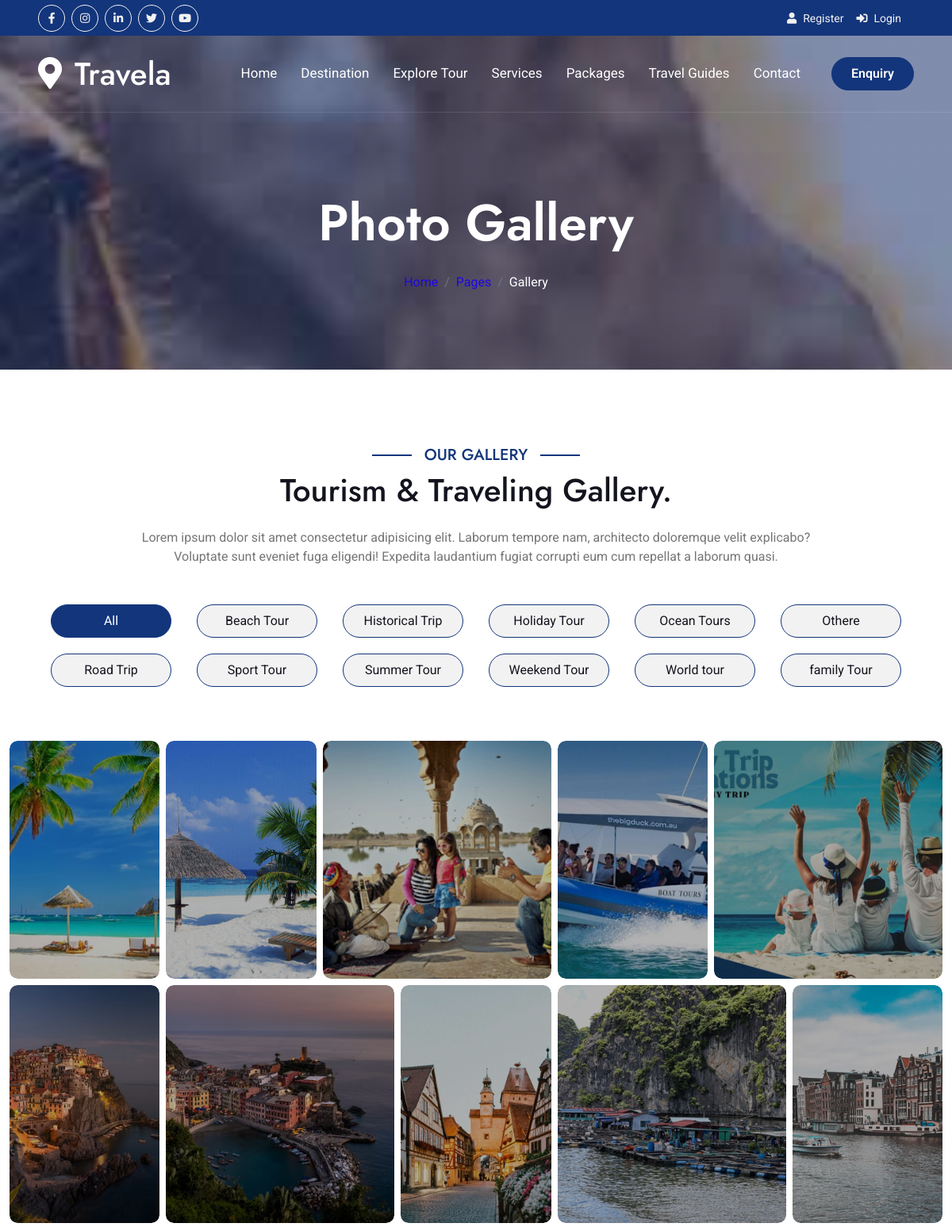
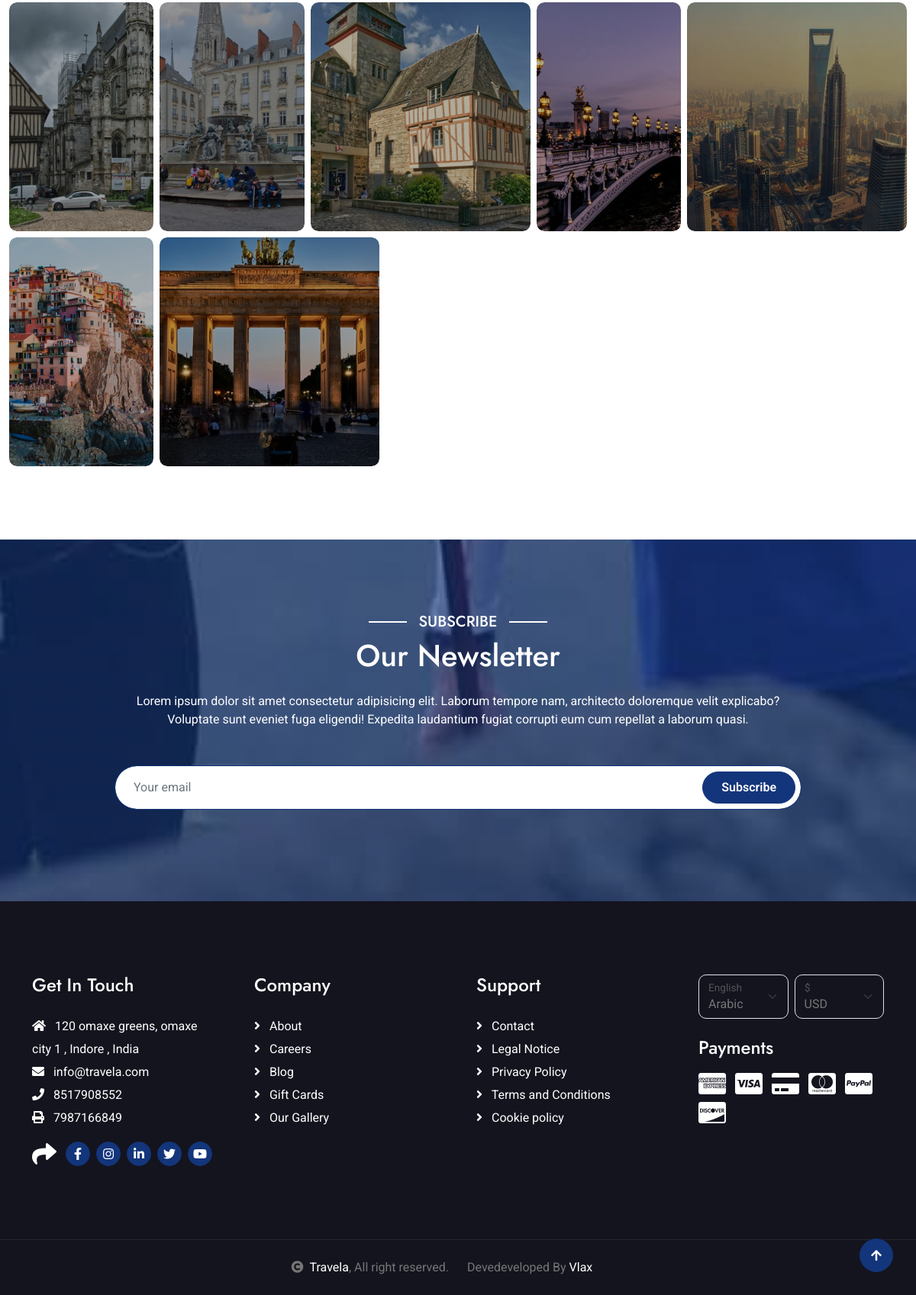
Page /gallery/ on the committed database (2 pictures, top to bottom).
### setting/models.py (models this page shows, shortened)
class SocialMediaLink(models.Model):
    social_media_title = models.CharField(max_length=50, verbose_name='Social Media Platform')
    social_media_url = models.CharField(max_length=50, verbose_name='Social Media URL')
    social_media_icon = models.CharField(max_length=50, verbose_name='Social Media icon')
    is_active = models.BooleanField(default=True)
    class Meta:
        verbose_name = 'Social Media Link'
        verbose_name_plural = 'Social Media Links'
        ordering = ['social_media_title']  # Order by platform name

class Setting(models.Model):
    site_name = models.CharField(max_length=100, verbose_name='Site Name')
    site_keywords = models.CharField(max_length=255, verbose_name='Site Keywords')
    site_email = models.EmailField(verbose_name='Site Email')
    site_hr_email = models.EmailField(verbose_name='Hr Email')
    site_phone = models.CharField(max_length=20, verbose_name='Site Phone')
    site_fax = models.CharField(max_length=20, verbose_name='Site FAX')
    site_address = models.CharField(max_length=255, verbose_name='Site Address')
    site_contry = models.CharField(max_length=255, verbose_name='Contry')
    site_city = models.CharField(max_length=255, verbose_name='City')
    site_logo = models.FileField(upload_to=logo_image_upload_path,max_length=250,null=True,default=None)
    site_description = models.TextField(verbose_name='Site Description')
    class Meta:
        verbose_name = 'Web Setting'
        verbose_name_plural = 'Website Setting'
        ordering = ['site_name']  # Order by site name

class Categories(models.Model):
    class Meta:
        verbose_name_plural = 'Category List'
        ordering = ['-created_at']
    category_name = models.CharField(max_length=100)
    category_description = models.TextField()
    category_thumbnail_image = models.FileField(upload_to=category_image_upload_path, blank=True, null=True)
    created_at = models.DateTimeField(auto_now_add=True)
    updated_at = models.DateTimeField(auto_now=True)
    is_active = models.BooleanField(default=True)

class OurGallery(models.Model):
    class Meta:
        verbose_name_plural = 'Our Gallery'
        ordering = ['-created_at']
    user = models.ForeignKey(User,on_delete=models.CASCADE,related_name='user_galleries', default=1, null=True, blank=True)
    title = models.CharField(max_length=100)
    category = models.ForeignKey(Categories, on_delete=models.SET_NULL, null=True, blank=True, related_name='categories_galleries')
    country = models.ForeignKey(Countries, on_delete=models.SET_NULL, null=True, blank=True, related_name='country_galleries')
    thumbnail_image = models.FileField(upload_to=gallery_image_upload_path, blank=True, null=True)
    created_at = models.DateTimeField(auto_now_add=True)
    updated_at = models.DateTimeField(auto_now=True)
    is_active = models.BooleanField(default=True)

### dj_19/views.py (the view)
# urls.py: path('gallery/', views.gallery, name='gallery'),
def gallery(request,category_id=None):
    categories_list = Categories.objects.filter(is_active=True).order_by('category_name')
    our_gallery = OurGallery.objects.filter(is_active=True).order_by('-created_at')
    categories_info = None
    if category_id :
        categories_info = Categories.objects.filter(id=category_id).first()
        our_gallery = OurGallery.objects.filter(category_id=category_id).order_by('-created_at')
    return render(request, 'pages/gallery.html',{'title': 'Gallery','breadcrumb_title': 'Photo Gallery','our_gallery':our_gallery,'categories_list':categories_list,'category_id':category_id,'categories_info':categories_info})

### templates/pages/gallery.html (shortened to what this page needs)
{% extends 'main_templates.html' %}
{% block content %}
{% load static %}
{% include 'include/breadcrumb.html' %}
        <div class="container-fluid gallery py-5 my-5">
            <div class="mx-auto text-center mb-5" style="max-width: 900px;">
                <h5 class="section-title px-3">Our Gallery</h5>
                {% if category_id == None  %}
                <h1 class="mb-4">Tourism & Traveling Gallery.</h1>
                <p class="mb-0">Lorem ipsum dolor sit amet consectetur adipisicing elit. Laborum tempore nam, architecto doloremque velit explicabo? Voluptate sunt eveniet fuga eligendi! Expedita laudantium fugiat corrupti eum cum repellat a laborum quasi.</p>
                {% else %}
                <h1 class="mb-4">{{categories_info.category_name}}</h1>
                <p class="mb-0">{{categories_info.category_description}}</p>
                {% endif %}
            </div>
            <div class="tab-class text-center">
                <ul class="nav nav-pills d-inline-flex justify-content-center mb-5">
                    <li class="nav-item">
                        <a class="d-flex mx-3 py-2 border border-primary bg-light rounded-pill {% if category_id == None  %} active {% endif %}"  href="{% url 'gallery' %}">
                            <span class="text-dark" style="width: 150px;">All</span>
                        </a>
                    </li>
                    {% for category_item in categories_list %}
                    <li class="nav-item">
                        <a class="d-flex py-2 mx-3 border border-primary bg-light rounded-pill {% if category_id == category_item.id  %} active {% endif %}"   href="{% url 'gallery_category_id' category_item.id %}">
                            <span class="text-dark" style="width: 150px;">{{category_item.category_name}}</span>
                        </a>
                    </li>
                    {% endfor %}
                </ul>
                <div class="tab-content">
                    <div id="GalleryTab-1" class="tab-pane fade show p-0 active">
                        <div class="row g-2">
                            {% for gallery_item in our_gallery %}
                            <div class="col-sm-6 col-md-6 col-lg-4 {% if forloop.counter0|divisibleby:10 %} col-xl-2 {% elif forloop.counter0|divisibleby:2 %} col-xl-3 {% else %} col-xl-2 {% endif %}">
                                <div class="gallery-item h-100">
                                    <img src="{{gallery_item.thumbnail_image.url}}" class="img-fluid w-100 h-100 rounded" alt="Image">
                                    <div class="gallery-content">
                                    </div>
                                </div>
                            </div>
                            {% empty %}
                            <div class="col-sm-12 col-md-12 col-lg-12">
                                    <h3>Record not found</h3>
                            </div>
                            {% endfor %}
                        </div>
                    </div>
                </div>
            </div>
        </div>
{% endblock %}

### templates/include/topbar.html (shortened to what this page needs)
<div class="container-fluid bg-primary px-5 d-none d-lg-block">
            <div class="row gx-0">
                <div class="col-lg-8 text-center text-lg-start mb-2 mb-lg-0">
                    <div class="d-inline-flex align-items-center" style="height: 45px;">
                        {% for linkInfo in social_links %}
                        <a class="btn btn-sm btn-outline-light btn-sm-square rounded-circle me-2" href="{{linkInfo.social_media_url}}" target="_blank"><i class="{{linkInfo.social_media_icon}} fw-normal"></i></a>
                        {% endfor %}
                    </div>
                </div>
                <div class="col-lg-4 text-center text-lg-end">
                    <div class="d-inline-flex align-items-center" style="height: 45px;">
                        {% if user.is_authenticated and not user.is_superuser %}
                        <div class="dropdown">
                            <a href="#" class="dropdown-toggle text-light" data-bs-toggle="dropdown"><small><i class="fa fa-home me-2"></i> Welcome , {{request.user.first_name |capfirst}} {{request.user.last_name |capfirst}} </small></a>
                            <div class="dropdown-menu rounded">
                                <a href="{% url 'dashboard' %}" class="dropdown-item"><i class="fas fa-home me-2"></i>Dashboard</a>
                                <a href="{% url 'bookingList' %}" class="dropdown-item"><i class="fas fa-comment-alt me-2"></i> Booking List</a>
                                <a href="{% url 'travelEnquiry' %}" class="dropdown-item"><i class="fas fa-question-circle me-2"></i> Travel Enquiry</a>
                                <a href="{% url 'userGallery' %}" class="dropdown-item"><i class="fas fa-camera-retro me-2"></i> Gallery</a>
                                <a href="{% url 'userProfile' %}" class="dropdown-item"><i class="fas fa-user-alt me-2"></i> My Profile</a>
                                <a href="{% url 'changePassword' %}" class="dropdown-item"><i class="fas fa-cog me-2"></i> Account Settings</a>
                                <a href="{% url 'logout' %}" class="dropdown-item"><i class="fas fa-power-off me-2"></i> Log Out</a>
                            </div>
                        </div>
                        {% else  %}
                            <a href="javascript:void(0)" data-bs-toggle="modal" data-bs-target="#myRegisterModal"><small class="me-3 text-light"><i class="fa fa-user me-2"></i>Register</small></a>
                            <a href="javascript:void(0)" data-bs-toggle="modal" data-bs-target="#myLoginModal"><small class="me-3 text-light"><i class="fa fa-sign-in-alt me-2"></i>Login</small></a>
                        {% endif %}
                    </div>
                </div>
            </div>
        </div>

### templates/include/navbar.html (shortened to what this page needs)
 <nav class="navbar navbar-expand-lg navbar-light px-4 px-lg-5 py-3 py-lg-0">
                <a href="" class="navbar-brand p-0">
                    <h1 class="m-0"><i class="fa fa-map-marker-alt me-3"></i>{{ site_name|default:'Travela & Tourism' }}</h1>
                </a>
                <div class="collapse navbar-collapse" id="navbarCollapse">
                    <div class="navbar-nav ms-auto py-0">
                        <a href="{% url 'home' %}" class="nav-item nav-link {% if request.path == '/' %} active {% endif %} ">Home</a>
                        <a href="{% url 'destination' %}" class="nav-item nav-link {% if '/destination/' in request.path  %} active {% endif %}">Destination</a>
                        <a href="{% url 'exploreTour' %}" class="nav-item nav-link {% if request.path == '/explore-tour/' %} active {% endif %}">Explore Tour</a>
                        <a href="{% url 'services' %}" class="nav-item nav-link {% if '/services/' in request.path %} active {% endif %}">Services </a>
                        <a href="{% url 'packages_list' %}" class="nav-item nav-link {% if '/packages/' in request.path %} active {% endif %}">Packages</a>
                        <a href="{% url 'travelGuides' %}" class="nav-item nav-link {% if '/guide/' in request.path or request.path == '/travel-guides/' %}active{% endif %}">Travel Guides</a>
                        <a href="{% url 'contact' %}" class="nav-item nav-link {% if request.path == '/contact/' %} active {% endif %}">Contact</a>
                    </div>
                    <a href="{% url 'booking' %}" class="btn btn-primary rounded-pill py-2 px-4 ms-lg-4">Enquiry</a>
                </div>
            </nav>

### templates/include/footer.html (shortened to what this page needs)
<div class="container-fluid footer py-5">
    <div class="container py-5">
        <div class="row g-5">
            <div class="col-md-6 col-lg-6 col-xl-3">
                <div class="footer-item d-flex flex-column">
                    <h4 class="mb-4 text-white">Get In Touch</h4>
                    <a href=""><i class="fas fa-home me-2"></i> {{site_address}} , {{site_city}} , {{site_contry}}</a>
                    <a href=""><i class="fas fa-envelope me-2"></i> {{site_email}}</a>
                    <a href=""><i class="fas fa-phone me-2"></i> {{site_phone}}</a>
                    <a href="" class="mb-3"><i class="fas fa-print me-2"></i> {{site_fax}}</a>
                    <div class="d-flex align-items-center">
                        <i class="fas fa-share fa-2x text-white me-2"></i>
                        {% for linkInfo in social_links %}
                        <a class="btn-square btn btn-primary rounded-circle mx-1" href="{{linkInfo.social_media_url}}" target="_blank"><i class="{{linkInfo.social_media_icon}}"></i></a>
                        {% endfor %}
                    </div>
                </div>
            </div>
            <div class="col-md-6 col-lg-6 col-xl-3">
                <div class="footer-item d-flex flex-column">
                    <h4 class="mb-4 text-white">Company</h4>
                    <a href="{% url 'about' %}"><i class="fas fa-angle-right me-2"></i> About</a>
                    <a href="{% url 'careers' %}"><i class="fas fa-angle-right me-2"></i> Careers</a>
                    <a href="{% url 'blog' %}"><i class="fas fa-angle-right me-2"></i> Blog</a>
                    <a href="#"><i class="fas fa-angle-right me-2"></i> Gift Cards</a>
                    <a href="{% url 'gallery' %}"><i class="fas fa-angle-right me-2"></i> Our Gallery</a>
                </div>
            </div>
            <div class="col-md-6 col-lg-6 col-xl-3">
                <div class="footer-item d-flex flex-column">
                    <h4 class="mb-4 text-white">Support</h4>
                    <a href="{% url 'contact' %}"><i class="fas fa-angle-right me-2"></i> Contact</a>
                    <a href="{% url 'cmsContent' slug='legal-notice' %}"><i class="fas fa-angle-right me-2"></i> Legal Notice</a>
                    <a href="{% url 'cmsContent' slug='privacy-policy' %}"><i class="fas fa-angle-right me-2"></i> Privacy Policy</a>
                    <a href="{% url 'cmsContent' slug='terms-and-conditions' %}"><i class="fas fa-angle-right me-2"></i> Terms and Conditions</a>
                    <a href="{% url 'cmsContent' slug='cookie-policy' %}"><i class="fas fa-angle-right me-2"></i> Cookie policy</a>
                </div>
            </div>
            <div class="col-md-6 col-lg-6 col-xl-3">
                <div class="footer-item">
                    <div class="row gy-3 gx-2 mb-4">
                        <div class="col-xl-6">
                            <form>
                                <div class="form-floating">
                                    <select class="form-select bg-dark border">
                                        <option value="1">Arabic</option>
                                    </select>
                                    <label>English</label>
                                </div>
                            </form>
                        </div>
                        <div class="col-xl-6">
                            <form>
                                <div class="form-floating">
                                    <select class="form-select bg-dark border">
                                        <option value="1">USD</option>
                                    </select>
                                    <label>$</label>
                                </div>
                            </form>
                        </div>
                    </div>
                    <h4 class="text-white mb-3">Payments</h4>
                    <div class="footer-bank-card">
                        <a href="#" class="text-white me-2"><i class="fab fa-cc-amex fa-2x"></i></a>
                        <a href="#" class="text-white me-2"><i class="fab fa-cc-visa fa-2x"></i></a>
                        <a href="#" class="text-white me-2"><i class="fas fa-credit-card fa-2x"></i></a>
                        <a href="#" class="text-white me-2"><i class="fab fa-cc-mastercard fa-2x"></i></a>
                        <a href="#" class="text-white me-2"><i class="fab fa-cc-paypal fa-2x"></i></a>
                        <a href="#" class="text-white"><i class="fab fa-cc-discover fa-2x"></i></a>
                    </div>
                </div>
            </div>
        </div>
    </div>
</div>

### templates/include/copyright.html
<div class="container-fluid copyright text-body py-4">
<div class="container">
    <div class="row g-4 align-items-center">
        <div class="col-md-6 text-center text-md-end mb-md-0">
            <i class="fas fa-copyright me-2"></i><a class="text-white" href="#">{{ site_name|default:'Travela & Tourism' }}</a>, All right reserved.
        </div>
        <div class="col-md-6 text-center text-md-start">
            Devedeveloped By <a class="text-white" href="{{devedeveloped_url}}" target="_blank">{{devedeveloped_by}}</a>
        </div>
    </div>
</div>
</div>

### rows in the picture
Setting: site_name "Travela", site_address "120 omaxe greens, omaxe city 1", site_city "Indore", site_contry "India", site_email "info@travela.com", site_phone "8517908552", site_fax "7987166849"
Categories: category_name "Beach Tour"
Categories: category_name "Historical Trip"
Categories: category_name "Holiday Tour"
Categories: category_name "Ocean Tours"
Categories: category_name "Othere"
Categories: category_name "Road Trip"
Categories: category_name "Sport Tour"
Categories: category_name "Summer Tour"
Categories: category_name "Weekend Tour"
Categories: category_name "World tour"
Categories: category_name "family Tour"
OurGallery: thumbnail_image (picture)
OurGallery: thumbnail_image (picture)
OurGallery: thumbnail_image (picture)
OurGallery: thumbnail_image (picture)
OurGallery: thumbnail_image (picture)
OurGallery: thumbnail_image (picture)
OurGallery: thumbnail_image (picture)
OurGallery: thumbnail_image (picture)
OurGallery: thumbnail_image (picture)
OurGallery: thumbnail_image (picture)
OurGallery: thumbnail_image (picture)
OurGallery: thumbnail_image (picture)
OurGallery: thumbnail_image (picture)
OurGallery: thumbnail_image (picture)
OurGallery: thumbnail_image (picture)
OurGallery: thumbnail_image (picture)
OurGallery: thumbnail_image (picture)

### other values in the picture
{{ breadcrumb_title }} "Photo Gallery"
{{ title }} "Gallery"
{{ devedeveloped_by }} "Vlax"
